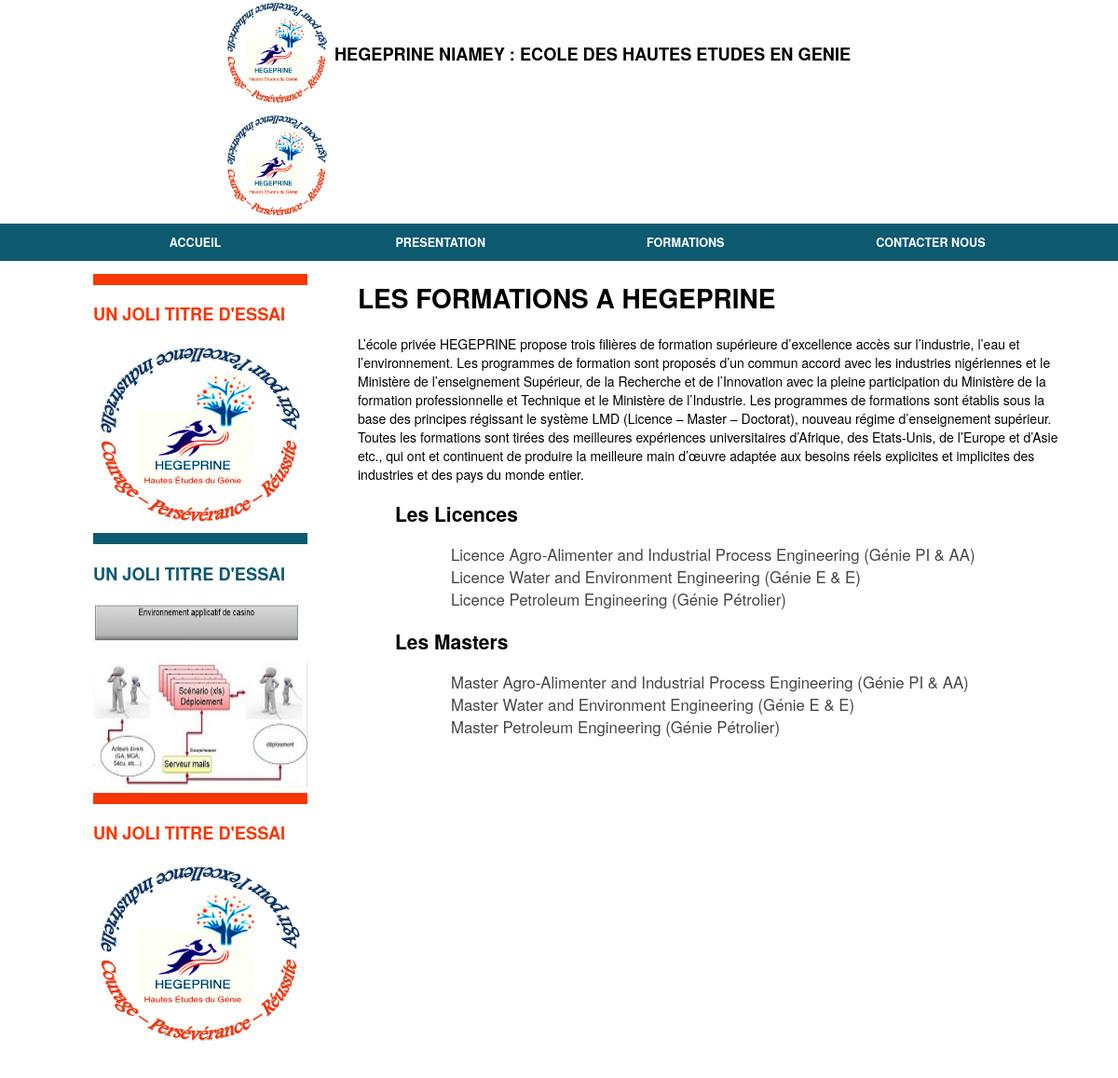
The page /catalogue.php on the database its author committed.
### tables this page shows
CREATE TABLE IF NOT EXISTS `diplome` (
  `id` int(11) NOT NULL AUTO_INCREMENT,
  `libelle` varchar(50) NOT NULL,
  PRIMARY KEY (`id`)
);

CREATE TABLE IF NOT EXISTS `formation` (
  `id` int(11) NOT NULL AUTO_INCREMENT,
  `nom` varchar(100) NOT NULL,
  `description` text NOT NULL,
  `admission` text NOT NULL,
  `poursuite` text NOT NULL,
  `debouche` text NOT NULL,
  `diplome` int(11) NOT NULL,
  `depart` int(11) NOT NULL,
  PRIMARY KEY (`id`),
  KEY `diplome` (`diplome`),
  KEY `depart` (`depart`)
);

### catalogue.php (the view, shortened to what this page needs)
<!DOCTYPE html>
<html>
<head>
	<link rel="stylesheet" type="text/css" href="css/style.css">
</head>
<body>
	<?php
		include 'menu.php';
		include 'connexion_bd.php';
	?>
	<div id="page">
		<div id="arts_left">
			<ul>
				<li>
					<a href="#">
						<p class="tit">UN JOLI TITRE D'ESSAI</p>
			    		<img src="images/logo.jpg" class="img_mini"/>
		    		</a>
				</li>
				<li>
					<a href="#">
						<p class="tit">UN JOLI TITRE D'ESSAI</p>
			    		<img src="images/slide2.jpg" class="img_mini" />
		    		</a>
				</li>
				<li>
					<a href="#">
						<p class="tit">UN JOLI TITRE D'ESSAI</p>
			    		<img src="images/logo.jpg" class="img_mini" />
		    		</a>
				</li>
			</ul>
		</div>
		<div id="les_formations">
			<h1>LES FORMATIONS A HEGEPRINE</h1>
			<p>
				L’école privée HEGEPRINE propose trois filières de formation supérieure
				d’excellence accès sur l’industrie, l’eau et l’environnement. Les programmes de formation
				sont proposés d’un commun accord avec les industries nigériennes et le Ministère de
				l’enseignement Supérieur, de la Recherche et de l’Innovation avec la pleine participation du
				Ministère de la formation professionnelle et Technique et le Ministère de l’Industrie. Les
				programmes de formations sont établis sous la base des principes régissant le système LMD
				(Licence – Master – Doctorat), nouveau régime d’enseignement supérieur. Toutes les
				formations sont tirées des meilleures expériences universitaires d’Afrique, des Etats-Unis, de
				l’Europe et d’Asie etc., qui ont et continuent de produire la meilleure main d’œuvre adaptée
				aux besoins réels explicites et implicites des industries et des pays du monde entier.
			</p>
			<ul>
				<?php
					$req1 = $bd->query('SELECT * FROM diplome') or die(print_r($bd->errorInfo()));
					while ($dip=$req1->fetch()){
					?>
						<li class="diplome">
							<h2>Les <?php echo $dip['libelle'] ?></h2>
							<ul>
								<?php
									$req2 = $bd->query('SELECT * FROM formation	WHERE diplome='.$dip['id']) or die(print_r($bd->errorInfo()));
									while ($form=$req2->fetch()){
									?>
										<li class="une_form"><a href="formation?id=<?php echo $form['id'] ?>"><?php echo $form['nom'] ?></a></li>
									<?php
									}
								?>
							</ul>
						</li>
					<?php
					}
				?>
			</ul>
		</div>
	</div>
</body>
</html>

### menu.php (shortened to what this page needs)
<div id="entete">
	<div>
		<a href="index.php">
			<img src="images/logo.jpg" width="115" height="115" alt="Accueil">
		</a>
	</div>
	<div id="nom_ec">HEGEPRINE NIAMEY : ECOLE DES HAUTES ETUDES EN GENIE</div>
	<div>
		<a href="index.php">
			<img src="images/logo.jpg" width="115" height="115" alt="Accueil">
		</a>
	</div>
</div>
<div id="block_menu">
	<ul id="menu">
		<li>
			<a href="index.php"> ACCUEIL </a>
		</li>
		<li>
			<a href="#"> PRESENTATION </a>
		</li>
		<li style="position: relative;">
			<a href="#">FORMATIONS</a>
		</li>
		<li>
			<a href="#">CONTACTER NOUS</a>
		</li>
	</ul>
</div>

### css/style.css (style rules this page uses)
body { margin:0; font-family: "Helvetica Neue",Helvetica,Arial,sans-serif; font-size: 14px; }
a { text-decoration: none; }
#menu li, #menu a { text-decoration: none; color: white; font-weight: bold; }
#entete { width: 60%; margin: auto; }
#entete > div { display: inline-block; }
#nom_ec { display: inline-block; position: relative; top: -50px; font-size: 1.3em; font-weight: bold; }
#block_menu { background: #0c5970; width: 100%; }
#menu { width: 90%; margin: auto; }
#menu > li { display: inline-block; width: 24%; font-size: 0.9em; text-align: center; }
#menu li a { display: block; width: 100%; line-height: 40px; background-color: #0c5970; transition: background-color 1s; }
#page { width: 90%; margin: auto; }
ul { list-style: none; }
#les_articles ul li:nth-child(even), #arts_left ul li:nth-child(even) { border-top: 12px solid #0c5970; }
#les_articles ul li:nth-child(odd), #arts_left ul li:nth-child(odd) { border-top: 12px solid #f73805; }
#les_articles ul li:nth-child(even) p.tit, #arts_left ul li:nth-child(even) p.tit { font-weight: bold; color: #0c5970; font-size: 1.3em; }
#les_articles ul li:nth-child(odd) p.tit, #arts_left ul li:nth-child(odd) p.tit { font-weight: bold; color: #f73805; font-size: 1.3em; }
.img_mini { width: 100%; height: 200px; }
#arts_left { float: left; width: 25%; margin-right: 5%; }
#arts_left ul li { position: relative; }
#les_formations { float: right; width: 70%; }
.diplome ul { margin-left: 20px; }
.une_form a { font-size: 1.2em; color: #4a4545; }

### rows shown on the page
diplome: libelle "Licences"
formation: nom "Licence Agro-Alimenter and Industrial Process Engineering (Génie PI & AA)"
formation: nom "Licence Water and Environment Engineering (Génie E & E)"
formation: nom "Licence Petroleum Engineering (Génie Pétrolier)"
diplome: libelle "Masters"
formation: nom "Master Agro-Alimenter and Industrial Process Engineering (Génie PI & AA)"
formation: nom "Master Water and Environment Engineering (Génie E & E)"
formation: nom "Master Petroleum Engineering (Génie Pétrolier)"
